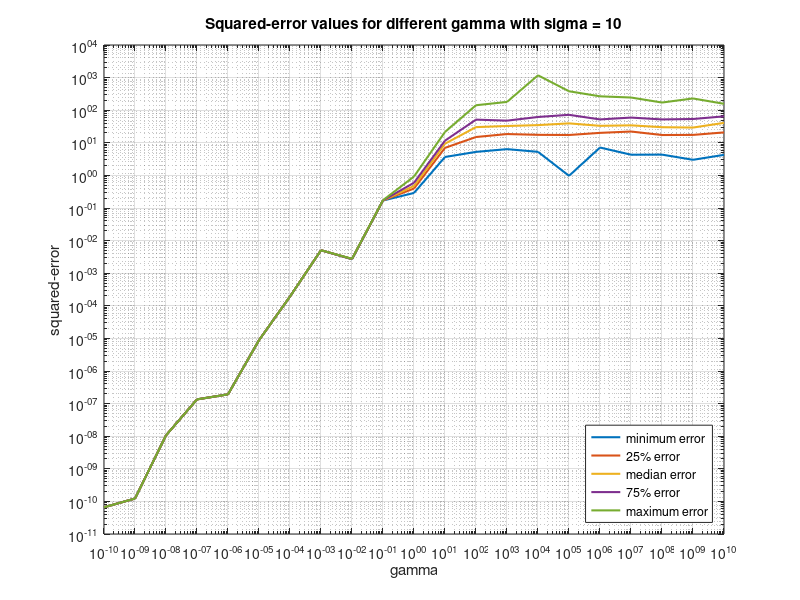

Here is the MATLAB script that generated this plot:
% EECE5644 Exam1 Question 3
clear all, close all

% parameters
d = 4; % dimension of paramter
N = 10; % # of samples
M = 100; % # of tests
K = 21; % # of gamma
a = -1; b = 1; % range of x distribution
sigma = 10;

% for Index = 1:4
%     sigma = 10^(2*(Index-3)+1);
%     errorPlot(d,N,M,K,a,b,sigma,Index)
% end

% function errorPlot(d,N,M,K,a,b,sigma,Index)
% error
e = zeros(M,1);
e_max = zeros(K,1);
e_min = zeros(K,1);
e_25 = zeros(K,1);
e_75 = zeros(K,1);
e_med = zeros(K,1);
gamma = zeros(K,1);

for k = 1:K
    
    gamma(k) = 10^(k-(K+1)/2);
    
    % w
    w = zeros(d,1);
    r = a + (b-a).*rand(d-1,1);
    w(1) = mvnrnd(0,gamma(k)^2);
    w(2) = -w(1)*(r(1)+r(2)+r(3));
    w(3) = w(1)*(r(1)*r(2)+r(2)*r(3)+r(3)*r(1));
    w(4) = -w(1)*r(1)*r(2)*r(3);

    for j = 1:M
        % v distribution
        x = a + (b-a).*rand(N,1);
        v = mvnrnd(0,sigma^2,N);

        % y distribution
        y = (w'*[x.^3 x.^2 x ones(N,1)]')'+v;

        % MAP estimation
        temp1 = zeros(d,d);
        for i = 1:N
            temp1 = temp1 + [x(i)^3 x(i)^2 x(i) 1]'*[x(i)^3 x(i)^2 x(i) 1];
        end
        A = gamma(k)^2*temp1 + sigma^2*eye(d);
        temp2 = zeros(d,1);
        for i = 1:N
            temp2 = temp2 + y(i)*[x(i)^3 x(i)^2 x(i) 1]';
        end
        B = temp2*gamma(k)^2;
        w_MAP = A\B;

        e(j) = norm(w_MAP-w);
    end

    e_max(k) = max(e);
    e_min(k) = min(e);
    e_25(k) = prctile(e,25);
    e_75(k) = prctile(e,75);
    e_med(k) = median(e);

end

figure(3)
% subplot(2,2,Index)
loglog(gamma,e_min,'LineWidth',1.5)
grid on
hold on
loglog(gamma,e_25,'LineWidth',1.5)
loglog(gamma,e_med,'LineWidth',1.5)
loglog(gamma,e_75,'LineWidth',1.5)
loglog(gamma,e_max,'LineWidth',1.5)

xlabel('gamma')
ylabel('squared-error')
legend('minimum error','25% error','median error','75% error','maximum error','Location','southeast')
title(['Squared-error values for different gamma with sigma = ' num2str(sigma)])
hold off
% end
